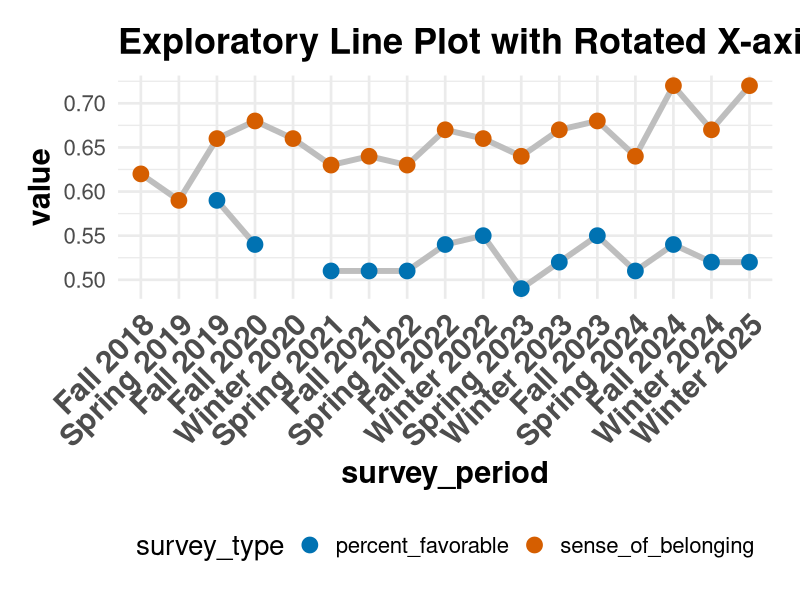
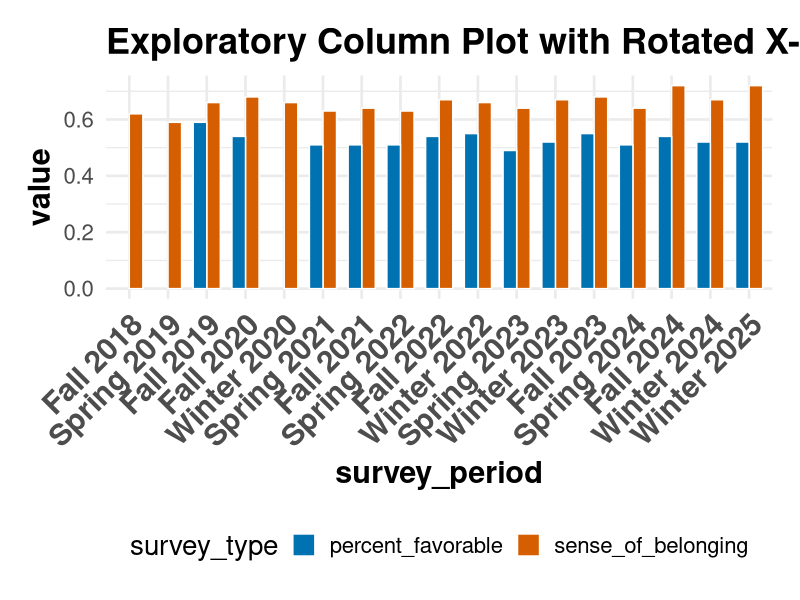

The R source for these figures, in order:
## ---- chunk 1
#| label: setup
#| include: false


# Prevent scientific notation globally
base::options(scipen = 999)
base::options(tigris_use_cache = TRUE)

# install.packages(c("mapview", "survey", "srvyr", "arcgislayers"))

# census_api_key("95496766c51541ee6f402c1e1a8658581285b759", install = TRUE, overwrite = TRUE)


# load libraries



# Force dplyr's select to take precedence
select <- dplyr::select
filter <- dplyr::filter

# Options
base::options(scipen = 999)
base::options(qic.clshade = T) # NO LONGER NEEDED; CHARTS ALL PREPARED WITH GGPLOT2 ONLY
base::options(qic.linecol = 'black') # NO LONGER NEEDED; CHARTS ALL PREPARED WITH GGPLOT2 ONLY
base::options(qic.signalcol = "red") # NO LONGER NEEDED; CHARTS ALL PREPARED WITH GGPLOT2 ONLY
base::options(qic.targetcol = "purple") # NO LONGER NEEDED; CHARTS ALL PREPARED WITH GGPLOT2 ONLY
base::options(DT.options = base::list(dom = 'pBlfrti')) # Add buttons, filtering, and top (t) pagination controls
base::options(shiny.maxRequestSize = 50 * 1024^2) # Set upload maximum to 50 MB
base::options(tigris_use_cache = TRUE)


# Set global theme for consistent plots
ggplot2::theme_set(ggplot2::theme_minimal(base_size = 20) + 
                   ggplot2::theme(plot.title = ggplot2::element_text(face = "bold",
                                                                      size = 26),
                                  plot.subtitle = ggplot2::element_text(face = "bold",
                                                                         size = 24),
                                  axis.title.x = ggplot2::element_text(face = "bold",
                                                                        size = 22),
                                  axis.title.y = ggplot2::element_text(face = "bold",
                                                                        size = 22),
                                  axis.text.x = ggplot2::element_text(face = "bold",
                                                                       size = 22,
                                                                       angle = 45,
                                                                       hjust = 1),
                                  legend.position = "bottom",
                                  strip.text = ggplot2::element_text(face = "bold"),
                                  panel.spacing.x = grid::unit(1.5,
                                                                "cm"),
                                  panel.spacing.y = grid::unit(1.5,
                                                                "cm"),
                                  plot.margin = ggplot2::margin(20,
                                                                 20,
                                                                 20,
                                                                 20,
                                                                 "pt")))


# Set seed for reproducibility
base::set.seed(123)

## ---- chunk 2

# data <- read_csv(here("data", "test_survey_data_export.csv"))

data <- readr::read_csv(here::here("data", "20250323 cleaned_SCUC_Teacher-Student Relationships Surveys-WIDE.csv"))

# Order the 'survey_period' factor based on the 'x' numerical column
data$survey_period <- factor(data$survey_period, levels = data$survey_period[order(data$x)])

# Pivot the data longer
data_long <- data |>
  tidyr::pivot_longer(cols = c(sense_of_belonging, percent_favorable), 
               names_to = "survey_type", 
               values_to = "value")


ggplot2::ggplot(data_long, 
       ggplot2::aes(x = survey_period,
           y = value,
           group = survey_type,
           color = survey_type
           )
       ) +
  
  ggplot2::geom_line(linewidth = 2,
            color = 'grey'
            ) +
  
  ggplot2::geom_point(ggplot2::aes(fill = survey_type),
             size = 5
             ) +
  

  
  ggplot2::scale_color_manual(values = base::c('#0072B2', '#D55E00', '#009E73', "#CC79A7")) +
                    #  "#E69F00" "#0072B2"  "#D55E00"  "#009E73"  "#CC79A7" "#F0E442" "#999999" "#000000" "#56B4E9" )

  ggplot2::scale_x_discrete(breaks = base::unique(data$survey_period)) +  # Use unique values from the x column

  ggplot2::labs(title = "Exploratory Line Plot with Rotated X-axis Labels"
       )




## ---- chunk 3
#| label: column-chart


# data <- read_csv(here("data", "test_survey_data_export.csv"))

data <- readr::read_csv(here::here("data", "20250323 cleaned_SCUC_Teacher-Student Relationships Surveys-WIDE.csv"))


# Order the 'survey_period' factor based on the 'x' numerical column
data$survey_period <- factor(data$survey_period, levels = data$survey_period[order(data$x)])

# Pivot the data longer
data_long <- data |>
  tidyr::pivot_longer(cols = c(sense_of_belonging, percent_favorable), 
               names_to = "survey_type", 
               values_to = "value")


ggplot2::ggplot(data_long, 
       ggplot2::aes(x = survey_period,
           y = value,
           fill = survey_type,
           group = survey_type
           )
       ) +
  
  ggplot2::geom_col(position = "dodge",
           width = 0.7,
           color = 'white'
            ) +
  
  
  ggplot2::scale_fill_manual(values = base::c('#0072B2', '#D55E00', '#009E73', "#CC79A7")) +
                    #  "#E69F00" "#0072B2"  "#D55E00"  "#009E73"  "#CC79A7" "#F0E442" "#999999" "#000000" "#56B4E9" )
  
  ggplot2::scale_x_discrete(breaks = base::unique(data$survey_period)) +  # Use unique values from the x column

  ggplot2::labs(title = "Exploratory Column Plot with Rotated X-axis Labels"
       )



## ---- chunk 4

# write.csv(data_long, "data/20250323 cleaned_SCUC_Teacher-Student Relationships Surveys-LONG.csv", row.names = FALSE)



